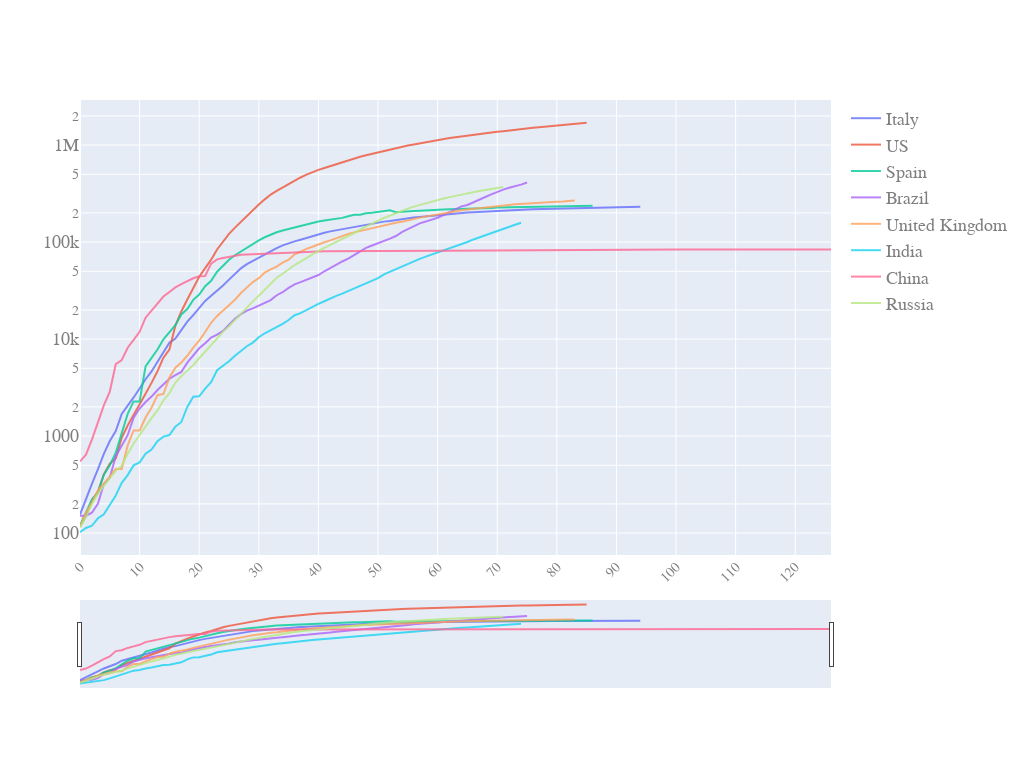
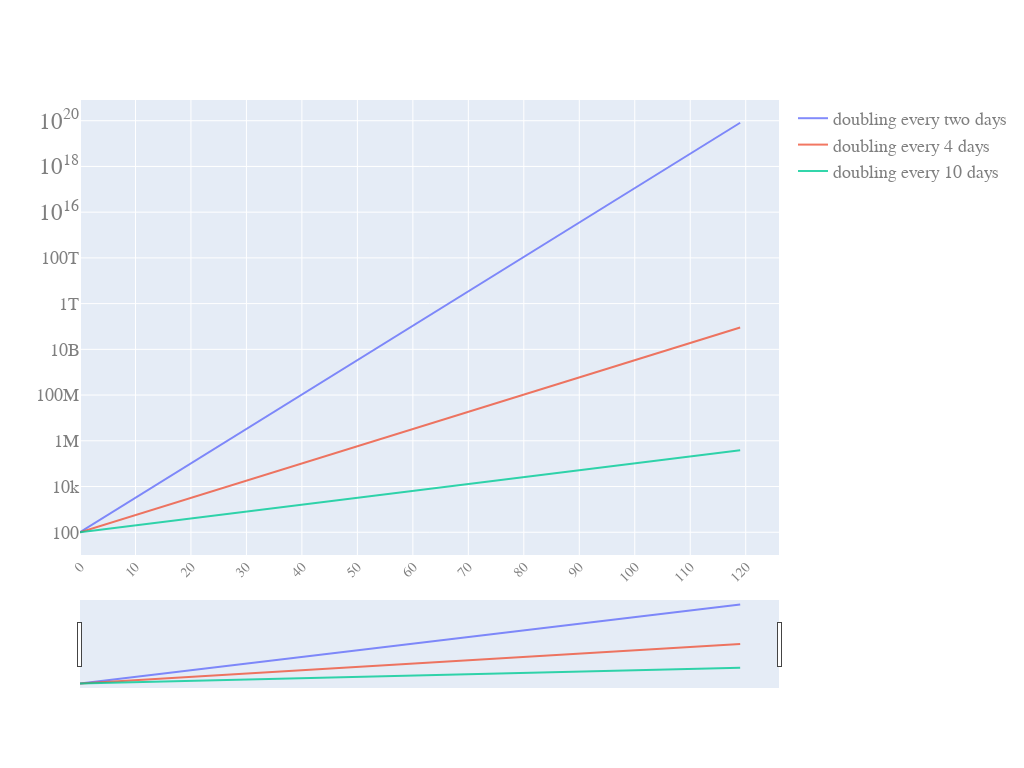

Source (notebook cell) for these figures, in order:
### Code cell
def quick_plot(x_in, df_input,y_scale='log',slider=False):
    fig = go.Figure()

    for each in df_input.columns:
        fig.add_trace(go.Scatter(
                        x=x_in,
                        y=df_input[each],
                        name=each,
                        opacity=0.8))
    
    fig.update_layout(autosize=True,
        width=1024,
        height=768,
        font=dict(
            family="PT Sans, monospace",
            size=18,
            color="#7f7f7f"
            )
        )
    fig.update_yaxes(type=y_scale),
    fig.update_xaxes(tickangle=-45,
                 nticks=20,
                 tickfont=dict(size=14,color="#7f7f7f")
                )
    if slider==True:
        fig.update_layout(xaxis_rangeslider_visible=True)
    fig.show()

def doubling_rate(N_0,t,T_d):
    return N_0*np.power(2,t/T_d)
    max_days=120

    norm_slopes={
        'doubling every two days':doubling_rate(100,np.arange(max_days),1),
        'doubling every two days':doubling_rate(100,np.arange(max_days),2),
        'doubling every 4 days':doubling_rate(100,np.arange(max_days),4),
        'doubling every 10 days':doubling_rate(100,np.arange(max_days),10),
    }

def pd_sync_timelines_w_slope():
    df_analyse=pd.read_csv('data/processed/COVID_small_flat_table.csv',sep=';',
                       parse_dates=[0])
    threshold=100
    compare_list=[]
    for pos,country in enumerate(df_analyse.columns[1:]):
        compare_list.append(np.array(df_analyse[country][df_analyse[country]>threshold]))
    pd_sync_timelines=pd.DataFrame(compare_list,index=df_analyse.columns[1:]).T
    pd_sync_timelines['date']=np.arange(pd_sync_timelines.shape[0])
    quick_plot(pd_sync_timelines.date,
           pd_sync_timelines.iloc[:,:-1],
           y_scale='log',
           slider=True)
    
    pd_sync_timelines_w_slope=pd.concat([pd.DataFrame(norm_slopes),pd_sync_timelines], axis=1)
    pd_sync_timelines_w_slope.to_csv('data/processed/COVID_small_sync_timeline_table.csv',sep=';',index=False)
    quick_plot(pd_sync_timelines_w_slope.date,
           pd_sync_timelines_w_slope.iloc[:,0:3],
           y_scale='log',
           slider=True)

if __name__ == '__main__':
    pd_sync_timelines_w_slope()
